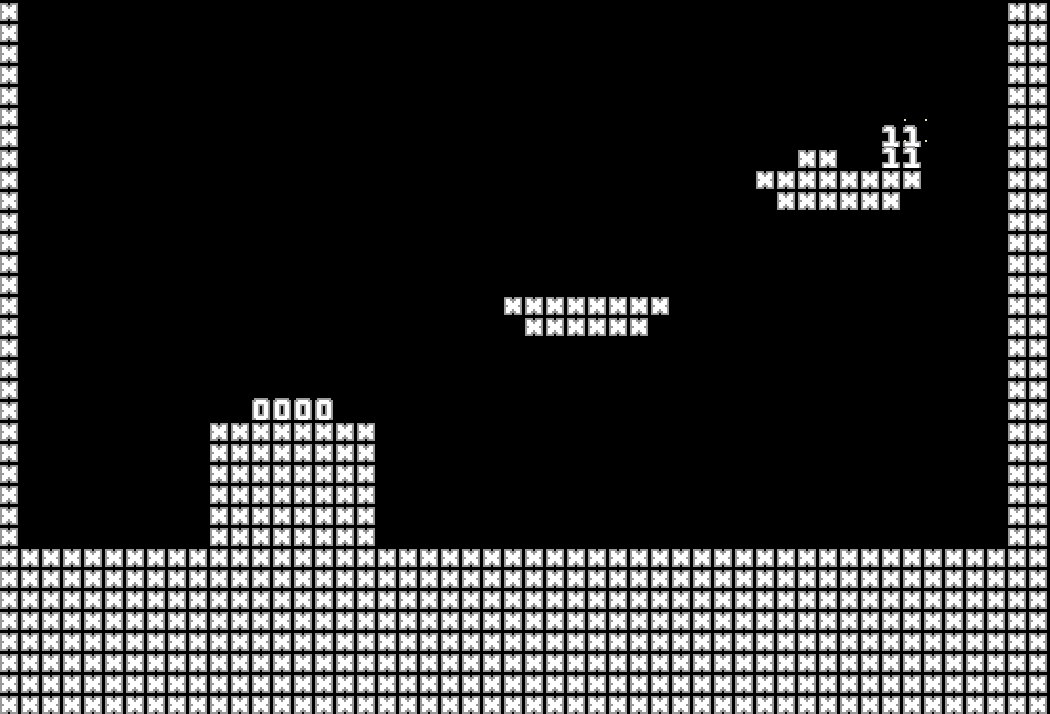

This is a level from a 2D game, rendered from its Tiled map with the project's own tilesets. A one-line summary and the map file follow, with tile-layer data summarised:
An orthogonal 50x34 tile map with 21x21 px tiles, 2 tile layers (collision, trigger).

<map version="1.0" tiledversion="1.0.2" orientation="orthogonal" renderorder="right-down" width="50" height="34" tilewidth="21" tileheight="21" nextobjectid="5">
 <tileset firstgid="1" source="tileset.tsx" />
 <layer name="collision" width="50" height="34">
  <data>[1700 cells, 554 non-empty, 1 distinct tile ids]</data>
 </layer>
 <layer name="trigger" width="50" height="34">
  <data>[1700 cells, 10 non-empty, 3 distinct tile ids]</data>
 </layer>
</map>
